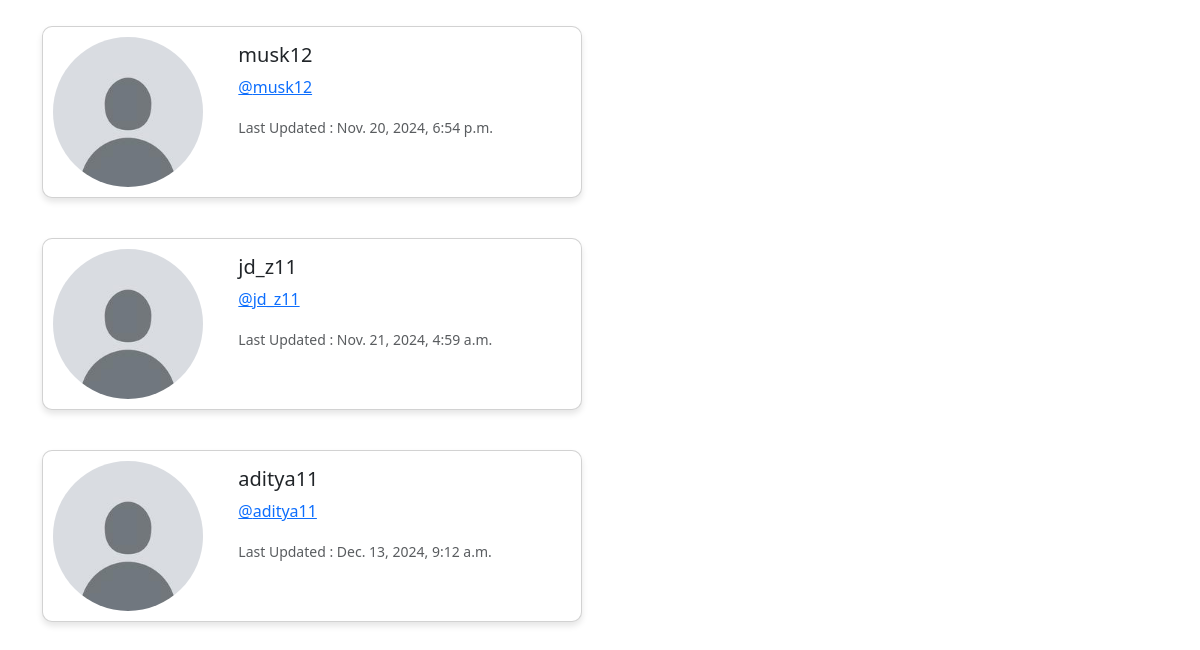
The page /profile_list/ (signed in, lower part) on the database as committed earlier.
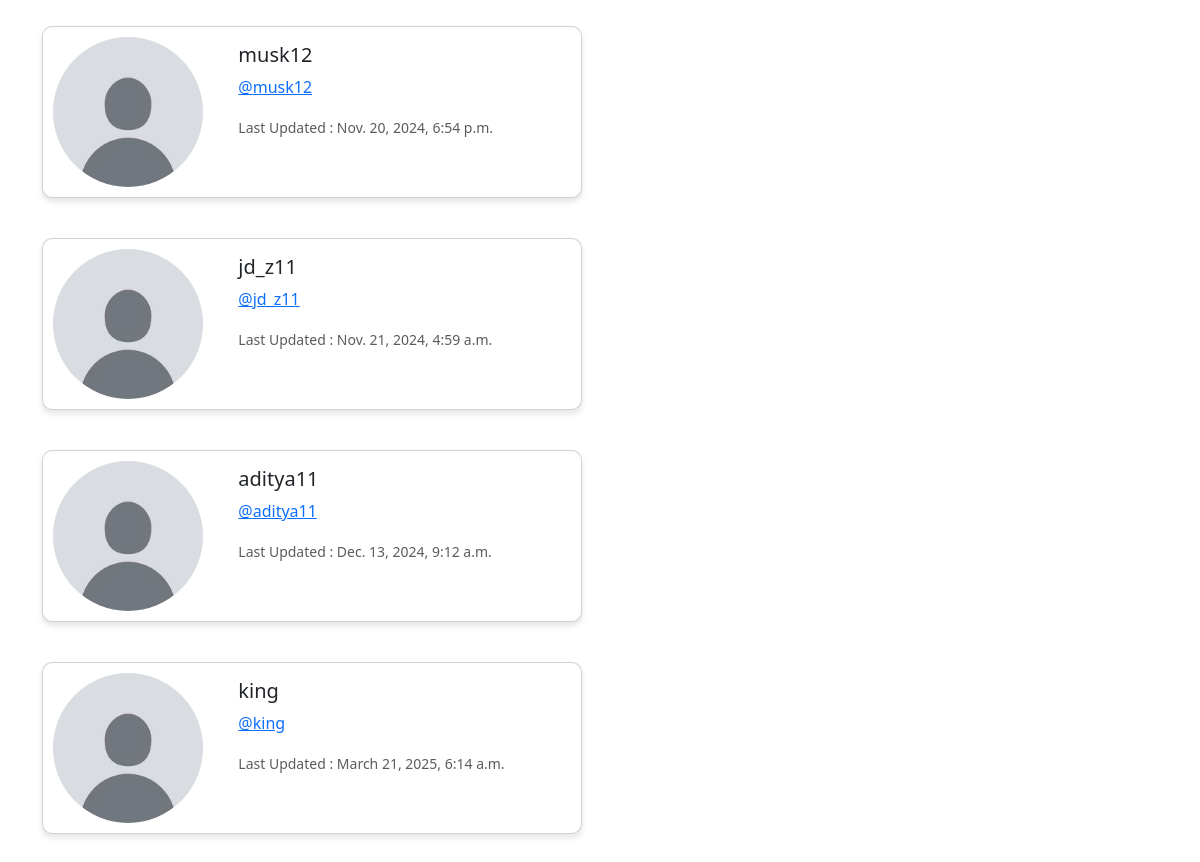
The same page on the database as committed later.
### tweetapp/models.py (models this page shows, shortened)
class Profile(models.Model):
    user = models.OneToOneField(User,on_delete=models.CASCADE)
    follows = models.ManyToManyField("self",related_name='followed_by',symmetrical=False,blank=True)
    updated = models.DateTimeField(User,auto_now=True)
    fullname = models.CharField(max_length=300,null=True,blank=True)
    gender = models.CharField(max_length=10, choices=[('M', 'Male'), ('F', 'Female'), ('O', 'Other')], null=True, blank=True)
    date_of_birth = models.DateField(null=True, blank=True)
    image  = models.ImageField(upload_to='profile_image',null=True,blank=True)
    bio = models.TextField(null=True, blank=True)
    phone_number = PhoneNumberField(blank=True, null=True, help_text='Enter phone number with country code.')

### tweetapp/views.py (the view)
# urls.py: path('profile_list/',profile_list,name='profile_list'),
def profile_list(request):
    if request.user.is_authenticated:
        profiles = Profile.objects.exclude(user=request.user)
        return render(request, 'profile_list.html', {"profiles": profiles})
    else:
        messages.warning(request, "You must be logged into this Page ...")
        return redirect('home')

### templates/profile_list.html (shortened to what this page needs)
{% extends 'base.html' %}
{% load static %}
{% block content %}
<br>
{% if profiles %}
{% for pro in profiles %}
<div class="card mb-3" style="max-width: 540px;">
    <div class="row g-0">
      <div class="col-md-4" style="padding:10px;">
        {% if pro.image %}
        <img src="{{ pro.image.url }}" class="rounded-circle mr-4" alt="Profile Picture" style="width: 150px; height: 150px; object-fit: cover;" alt="Profile Pic">
         {% else %}
        <img src="{% static 'images/default.jpg' %}"  class="rounded-circle mr-4" style="width: 150px; height: 150px; object-fit: cover;" alt="Profile Pic">
        {% endif %}
      </div>
      <div class="col-md-8">
        <div class="card-body">
          <h5 class="card-title">{{ pro.user.username }}</h5>
          <p class="card-text"><a href="{% url 'prof' pro.user.id %}">@{{ pro.user.username|lower }}</a></p>
          <p class="card-text"><small class="text-body-secondary">Last Updated : {{ pro.updated }}</small></p>
        </div>
      </div>
    </div>
  </div>
  <br>
{% endfor %}
{% endif %}
{% endblock %}

Rows that differ between the two databases and show on the page:
added Profile: user.username "king", updated "March 21, 2025, 6:14 a.m."
